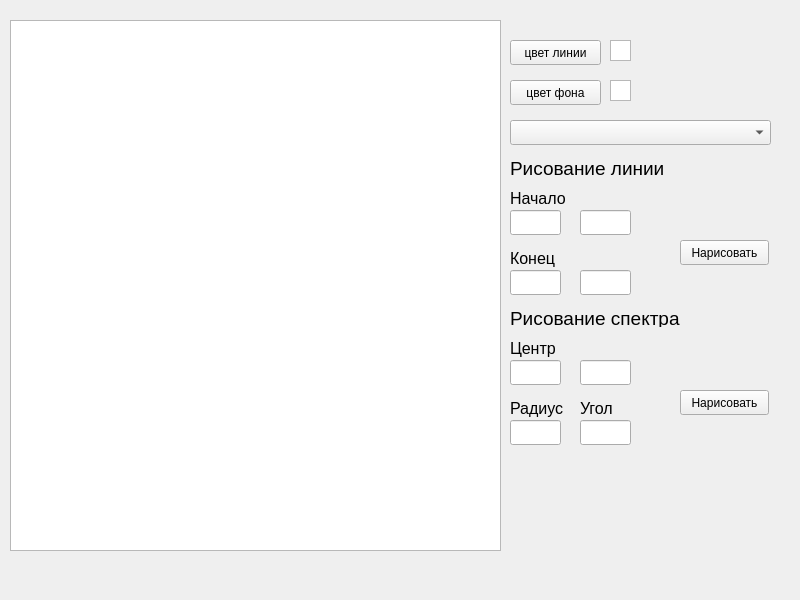
<?xml version="1.0" encoding="UTF-8"?>
<ui version="4.0">
 <class>MainWindow</class>
 <widget class="QMainWindow" name="MainWindow">
  <property name="geometry">
   <rect>
    <x>0</x>
    <y>0</y>
    <width>800</width>
    <height>600</height>
   </rect>
  </property>
  <property name="windowTitle">
   <string>MainWindow</string>
  </property>
  <widget class="QWidget" name="centralwidget">
   <widget class="QPushButton" name="pick_fg_color_btn">
    <property name="geometry">
     <rect>
      <x>510</x>
      <y>40</y>
      <width>91</width>
      <height>25</height>
     </rect>
    </property>
    <property name="text">
     <string>цвет линии</string>
    </property>
   </widget>
   <widget class="QPushButton" name="pick_bg_color_btn">
    <property name="geometry">
     <rect>
      <x>510</x>
      <y>80</y>
      <width>91</width>
      <height>25</height>
     </rect>
    </property>
    <property name="text">
     <string>цвет фона</string>
    </property>
   </widget>
   <widget class="QGraphicsView" name="graphicsView_1">
    <property name="geometry">
     <rect>
      <x>610</x>
      <y>40</y>
      <width>21</width>
      <height>21</height>
     </rect>
    </property>
   </widget>
   <widget class="QGraphicsView" name="graphicsView_2">
    <property name="geometry">
     <rect>
      <x>610</x>
      <y>80</y>
      <width>21</width>
      <height>21</height>
     </rect>
    </property>
   </widget>
   <widget class="QGraphicsView" name="graphicsView">
    <property name="geometry">
     <rect>
      <x>10</x>
      <y>20</y>
      <width>491</width>
      <height>531</height>
     </rect>
    </property>
   </widget>
   <widget class="QComboBox" name="method_select">
    <property name="geometry">
     <rect>
      <x>510</x>
      <y>120</y>
      <width>261</width>
      <height>25</height>
     </rect>
    </property>
   </widget>
   <widget class="QLabel" name="label">
    <property name="geometry">
     <rect>
      <x>510</x>
      <y>160</y>
      <width>171</width>
      <height>17</height>
     </rect>
    </property>
    <property name="font">
     <font>
      <pointsize>14</pointsize>
     </font>
    </property>
    <property name="text">
     <string>Рисование линии</string>
    </property>
   </widget>
   <widget class="QLineEdit" name="x1_input">
    <property name="geometry">
     <rect>
      <x>510</x>
      <y>210</y>
      <width>51</width>
      <height>25</height>
     </rect>
    </property>
   </widget>
   <widget class="QLineEdit" name="y1_input">
    <property name="geometry">
     <rect>
      <x>580</x>
      <y>210</y>
      <width>51</width>
      <height>25</height>
     </rect>
    </property>
   </widget>
   <widget class="QLineEdit" name="x2_input">
    <property name="geometry">
     <rect>
      <x>510</x>
      <y>270</y>
      <width>51</width>
      <height>25</height>
     </rect>
    </property>
   </widget>
   <widget class="QLineEdit" name="y2_input">
    <property name="geometry">
     <rect>
      <x>580</x>
      <y>270</y>
      <width>51</width>
      <height>25</height>
     </rect>
    </property>
   </widget>
   <widget class="QPushButton" name="draw_line_btn">
    <property name="geometry">
     <rect>
      <x>680</x>
      <y>240</y>
      <width>89</width>
      <height>25</height>
     </rect>
    </property>
    <property name="text">
     <string>Нарисовать</string>
    </property>
   </widget>
   <widget class="QLabel" name="label_2">
    <property name="geometry">
     <rect>
      <x>510</x>
      <y>310</y>
      <width>181</width>
      <height>17</height>
     </rect>
    </property>
    <property name="font">
     <font>
      <pointsize>14</pointsize>
     </font>
    </property>
    <property name="text">
     <string>Рисование спектра</string>
    </property>
   </widget>
   <widget class="QLabel" name="label_3">
    <property name="geometry">
     <rect>
      <x>510</x>
      <y>190</y>
      <width>171</width>
      <height>17</height>
     </rect>
    </property>
    <property name="font">
     <font>
      <pointsize>12</pointsize>
     </font>
    </property>
    <property name="text">
     <string>Начало</string>
    </property>
   </widget>
   <widget class="QLabel" name="label_4">
    <property name="geometry">
     <rect>
      <x>510</x>
      <y>250</y>
      <width>171</width>
      <height>17</height>
     </rect>
    </property>
    <property name="font">
     <font>
      <pointsize>12</pointsize>
     </font>
    </property>
    <property name="text">
     <string>Конец</string>
    </property>
   </widget>
   <widget class="QLabel" name="label_5">
    <property name="geometry">
     <rect>
      <x>510</x>
      <y>340</y>
      <width>171</width>
      <height>17</height>
     </rect>
    </property>
    <property name="font">
     <font>
      <pointsize>12</pointsize>
     </font>
    </property>
    <property name="text">
     <string>Центр</string>
    </property>
   </widget>
   <widget class="QLineEdit" name="xc_input">
    <property name="geometry">
     <rect>
      <x>510</x>
      <y>360</y>
      <width>51</width>
      <height>25</height>
     </rect>
    </property>
   </widget>
   <widget class="QLineEdit" name="yc_input">
    <property name="geometry">
     <rect>
      <x>580</x>
      <y>360</y>
      <width>51</width>
      <height>25</height>
     </rect>
    </property>
   </widget>
   <widget class="QLabel" name="label_6">
    <property name="geometry">
     <rect>
      <x>510</x>
      <y>400</y>
      <width>61</width>
      <height>17</height>
     </rect>
    </property>
    <property name="font">
     <font>
      <pointsize>12</pointsize>
     </font>
    </property>
    <property name="text">
     <string>Радиус</string>
    </property>
   </widget>
   <widget class="QLineEdit" name="radius_input">
    <property name="geometry">
     <rect>
      <x>510</x>
      <y>420</y>
      <width>51</width>
      <height>25</height>
     </rect>
    </property>
   </widget>
   <widget class="QLabel" name="label_7">
    <property name="geometry">
     <rect>
      <x>580</x>
      <y>400</y>
      <width>41</width>
      <height>17</height>
     </rect>
    </property>
    <property name="font">
     <font>
      <pointsize>12</pointsize>
     </font>
    </property>
    <property name="text">
     <string>Угол</string>
    </property>
   </widget>
   <widget class="QLineEdit" name="angle_input">
    <property name="geometry">
     <rect>
      <x>580</x>
      <y>420</y>
      <width>51</width>
      <height>25</height>
     </rect>
    </property>
   </widget>
   <widget class="QPushButton" name="draw_spectr_btn">
    <property name="geometry">
     <rect>
      <x>680</x>
      <y>390</y>
      <width>89</width>
      <height>25</height>
     </rect>
    </property>
    <property name="text">
     <string>Нарисовать</string>
    </property>
   </widget>
  </widget>
 </widget>
 <resources/>
 <connections/>
</ui>
